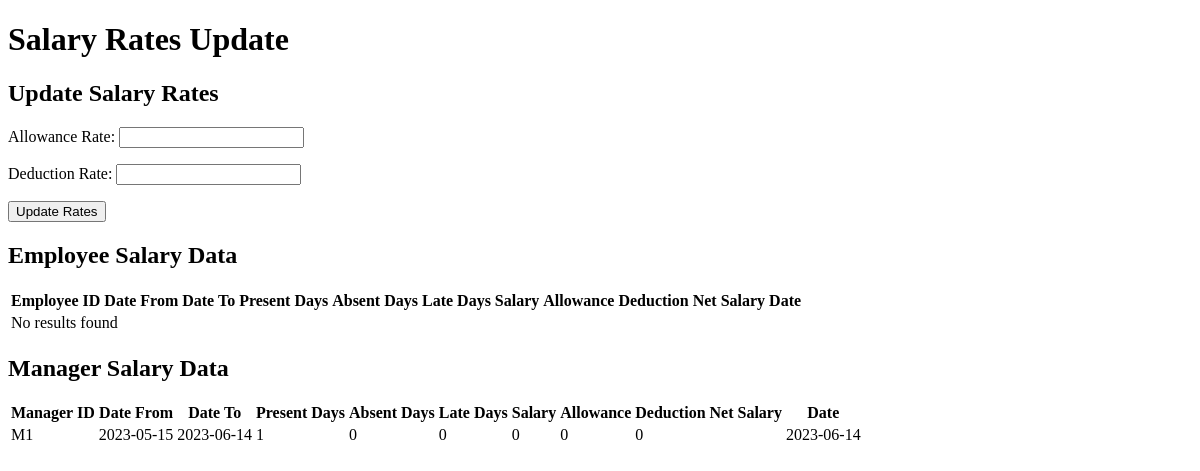
The app's page /fillsalaryemployee.php, older data.
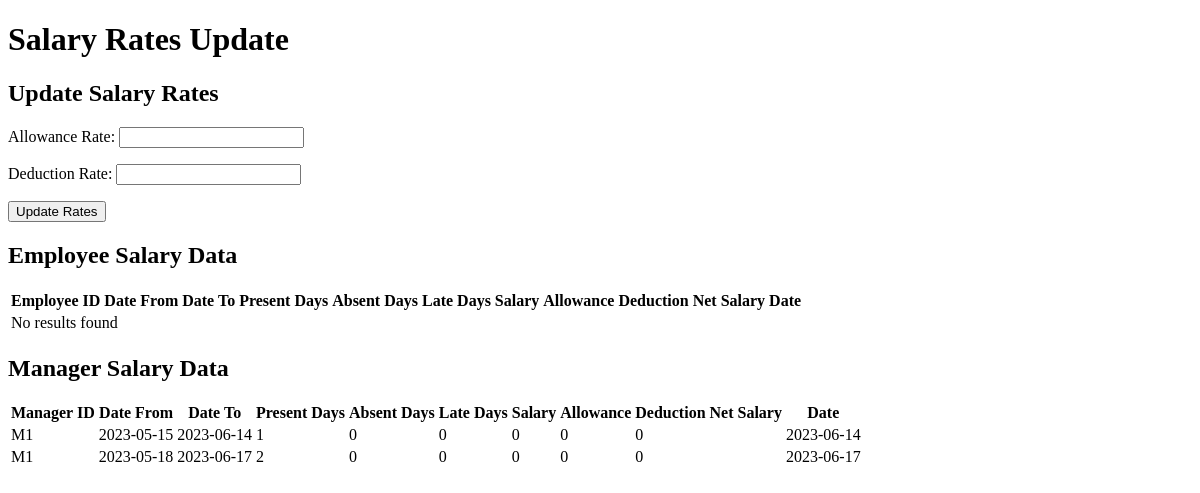
The same page, newer data.
### tables this page shows
CREATE TABLE `salary` (
  `salaryID` int(11) NOT NULL,
  `employeeID` int(11) DEFAULT NULL,
  `managerID` varchar(255) DEFAULT NULL,
  `datefrom` date NOT NULL,
  `dateto` date NOT NULL,
  `present_days` int(11) NOT NULL,
  `absent_days` int(11) NOT NULL DEFAULT 0,
  `late_days` int(11) NOT NULL,
  `salary` double NOT NULL,
  `allowance` double NOT NULL DEFAULT 0,
  `deduction` double NOT NULL DEFAULT 0,
  `net` double NOT NULL,
  `date` date NOT NULL DEFAULT current_timestamp()
);

### fillsalaryemployee.php (the view, shortened to what this page needs)
<!DOCTYPE html>
<html>
<head>
</head>
<body>
    <h1>Salary Rates Update</h1>
    <h2>Update Salary Rates</h2>
    <form method="post" action="update_rates.php">
        <p>
            <label for="allowance_rate">Allowance Rate:</label>
            <input type="text" id="allowance_rate" name="allowance_rate" required>
        </p>
        <p>
            <label for="deduction_rate">Deduction Rate:</label>
            <input type="text" id="deduction_rate" name="deduction_rate" required>
        </p>
        <p>
            <input type="submit" value="Update Rates">
        </p>
    </form>
    <h2>Employee Salary Data</h2>
    <table>
        <thead>
            <tr>
                <th>Employee ID</th>
                <th>Date From</th>
                <th>Date To</th>
                <th>Present Days</th>
                <th>Absent Days</th>
                <th>Late Days</th>
                <th>Salary</th>
                <th>Allowance</th>
                <th>Deduction</th>
                <th>Net Salary</th>
                <th>Date</th>
            </tr>
        </thead>
        <tbody>
            <?php
            require_once "connection.php";
            $sql = "SELECT * FROM salary WHERE managerID IS NULL";
            $result = $conn->query($sql);
            if ($result->num_rows > 0) {
                while($row = $result->fetch_assoc()) {
                    echo "<tr>";
                    echo "<td>" . $row["employeeID"] . "</td>";
                    echo "<td>" . $row["datefrom"] . "</td>";
                    echo "<td>" . $row["dateto"] . "</td>";
                    echo "<td>" . $row["present_days"] . "</td>";
                    echo "<td>" . $row["absent_days"] . "</td>";
                    echo "<td>" . $row["late_days"] . "</td>";
                    echo "<td>" . $row["salary"] . "</td>";
                    echo "<td>" . $row["allowance"] . "</td>";
                    echo "<td>" . $row["deduction"] . "</td>";
                    echo "<td>" . $row["net_salary"] . "</td>";
                    echo "<td>" . $row["date"] . "</td>";
                    echo "</tr>";
                }
            } else {
                echo "<tr><td colspan='11'>No results found</td></tr>";
            }
            ?>
        </tbody>
    </table>
    <h2>Manager Salary Data</h2>
    <table>
        <thead>
            <tr>
                <th>Manager ID</th>
                <th>Date From</th>
                <th>Date To</th>
                <th>Present Days</th>
                <th>Absent Days</th>
                <th>Late Days</th>
                <th>Salary</th>
                <th>Allowance</th>
                <th>Deduction</th>
                <th>Net Salary</th>
                <th>Date</th>
            </tr>
        </thead>
        <tbody>
            <?php
            require_once "connection.php";
            $sql = "SELECT * FROM salary WHERE managerID IS NOT NULL";
            $result = $conn->query($sql);
            if ($result->num_rows > 0) {
                while($row = $result->fetch_assoc()) {
                    echo "<tr>";
                    echo "<td>" . $row["managerID"] . "</td>";
                    echo "<td>" . $row["datefrom"] . "</td>";
                    echo "<td>" . $row["dateto"] . "</td>";
                    echo "<td>" . $row["present_days"] . "</td>";
                    echo "<td>" . $row["absent_days"] . "</td>";
                    echo "<td>" . $row["late_days"] . "</td>";
                    echo "<td>" . $row["salary"] . "</td>";
                    echo "<td>" . $row["allowance"] . "</td>";
                    echo "<td>" . $row["deduction"] . "</td>";
                    echo "<td>" . $row["net_salary"] . "</td>";
                    echo "<td>" . $row["date"] . "</td>";
                    echo "</tr>";
                }
            } else {
                echo "<tr><td colspan='11'>No results found</td></tr>";
            }
            ?>
        </tbody>
    </table>
</body>
</html>

Row changes from the older to the newer data that the page shows:
added salary: managerID "M1", datefrom "2023-05-18", dateto "2023-06-17", present_days "2", absent_days "0", late_days "0", salary "0", allowance "0", deduction "0", date "2023-06-17"
